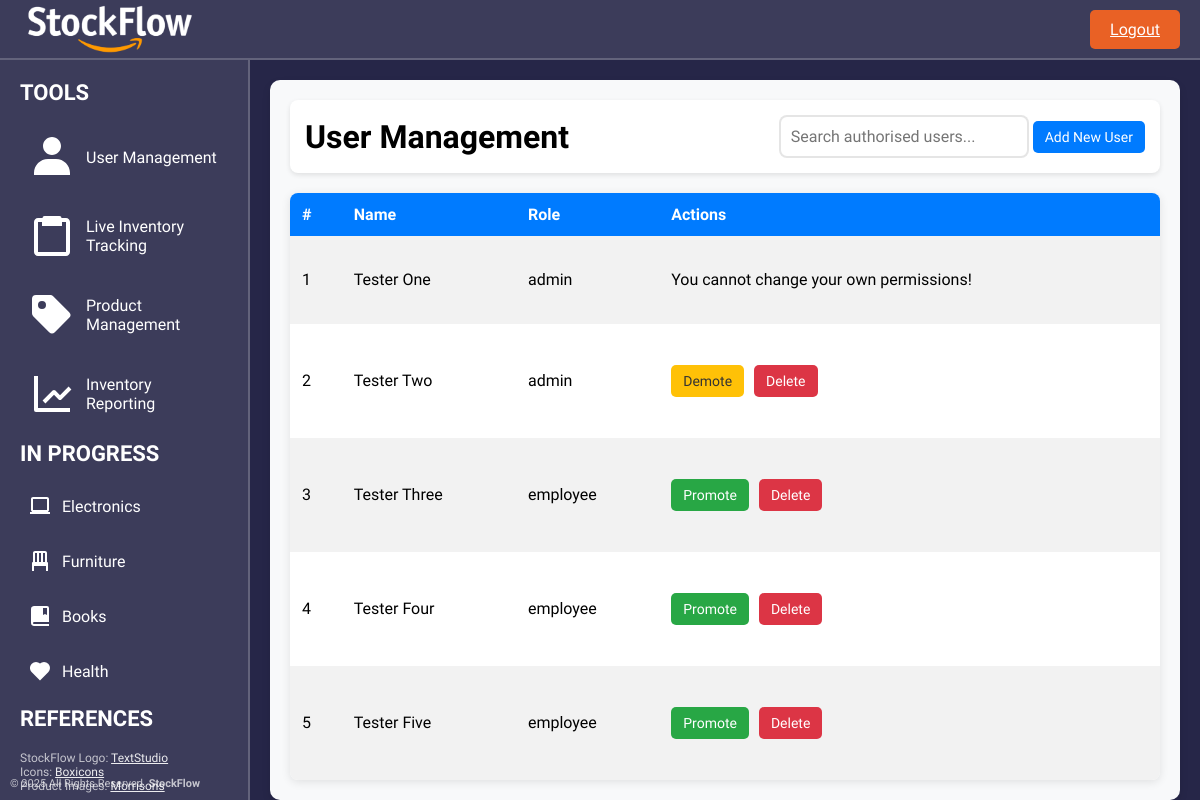
The app's page /user_management (signed in) with its own data.
### tables this page shows
CREATE TABLE users (
                user_id INTEGER PRIMARY KEY AUTOINCREMENT,
                name TEXT NOT NULL,
                email TEXT NOT NULL UNIQUE,
                password TEXT NOT NULL,
                account_type TEXT NOT NULL
            );

### app/routes/routes.py (the view)
@app.route('/user_management')
@login_required
def user_management():
    conn = sqlite3.connect('stockflow.db')
    cursor = conn.cursor()
    cursor.execute('SELECT user_id, name, email, account_type FROM users')
    users = cursor.fetchall()
    conn.close()
    users_list = [
        {'user_id': user[0], 'name': user[1], 'email': user[2], 'account_type': user[3]}
        for user in users
    ]
    return render_template('user_management.html', users=users_list)

### app/routes/routes.py (called while the page is built)
def login_required(f):
    @wraps(f)
    def decorated_function(*args, **kwargs):
        if 'user_id' not in session:
            flash('Please log in to access this page.', 'error')
            return redirect(url_for('home'))
        return f(*args, **kwargs)
    return decorated_function

### app/templates/user_management.html (shortened to what this page needs)
{% extends "base_screen.html" %}
{% block head %}
  <link rel="stylesheet" href="static/css/user_management.css">
{% endblock %}
{% block content %}
  <div class="header">
    <h1 class="page-title">User Management</h1>
    <div class="header-actions">
      <input type="text" id="searchBar" class="search-bar" placeholder="Search authorised users...">
      <button id="addUserBtn" class="add-user-btn">Add New User</button>
    </div>
  </div>
  <table class="user-table" id="userTable">
    <thead>
      <tr>
        <th>#</th>
        <th>Name</th>
        <th>Role</th>
        <th>Actions</th>
      </tr>
    </thead>
    <tbody>
      {% for user in users %}
      <tr>
        <td>{{ loop.index }}</td>
        <td>{{ user.name }}</td>
        <td>{{ user.account_type }}</td>
        <td>
          {% if session['user_email'] == user.email %}
            <span>You cannot change your own permissions!</span>
          {% elif session['user_role'] == 'admin' %}
            <div class="action-buttons">
              {% if user.account_type == 'employee' %}
                <form method="post" action="{{ url_for('promote', user_id=user.user_id) }}">
                  <button type="submit" class="promote-btn">Promote</button>
                </form>
              {% else %}
                <form method="post" action="{{ url_for('demote', user_id=user.user_id) }}">
                  <button type="submit" class="demote-btn">Demote</button>
                </form>
              {% endif %}
              <form method="post" action="{{ url_for('delete_user', user_id=user.user_id) }}">
                <button type="submit" class="delete-btn">Delete</button>
              </form>
            </div>
          {% else %}
            <span>Admin account required.</span>
          {% endif %}
        </td>
      </tr>
      {% endfor %}
    </tbody>
  </table>
{% endblock %}

### app/templates/base_screen.html (shortened to what this page needs)
<!DOCTYPE html>
<html lang="en">
<head>
  <link rel="stylesheet" href="static/css/base.css">
  {% block head %}{% endblock %}
</head>
<body>
  <div class="container">
    <div class="top-banner">
      <img src="static/images/logo.png" alt="Logo" class="logo">
      <a href="/logout" class="logout-btn">Logout</a>
    </div>
    <div class="left-strip">
      <h1 class="strip-title">TOOLS</h1>
      <ul class="menu">
        <li class="active">
          <a href="{{ url_for('user_management') }}" class="menu-link">
            <img src="static/images/icons/user_management.png" alt="Icon"> User Management
          </a>
        </li>
        <li>
          <a href="{{ url_for('inventory_tracking') }}" class="menu-link">
            <img src="static/images/icons/inventory_tracking.png" alt="Icon"> Live Inventory Tracking
          </a>
        </li>
        <li>
          <a href="{{ url_for('product_management') }}" class="menu-link">
            <img src="static/images/icons/product_management.png" alt="Icon"> Product Management
          </a>
        </li>
        <li>
          <a href="{{ url_for('inventory_reporting') }}" class="menu-link">
            <img src="static/images/icons/inventory_reporting.png" alt="Icon"> Inventory Reporting
          </a>
        </li>
      </ul>
      <h1 class="strip-title">IN PROGRESS</h1>
      <ul class="menu">
        <li><img src="static/images/icons/electronics.png" alt="Icon"> Electronics</li>
        <li><img src="static/images/icons/furniture.png" alt="Icon"> Furniture</li>
        <li><img src="static/images/icons/books.png" alt="Icon"> Books</li>
        <li><img src="static/images/icons/health.png" alt="Icon"> Health</li>
      </ul>
      <h1 class="strip-title">REFERENCES</h1>
      <div class="references">
        <p>StockFlow Logo: <a href="https://www.textstudio.com/logo/amazon-logo-827" target="_blank">TextStudio</a></p>
        <p>Icons: <a href="https://boxicons.com/" target="_blank">Boxicons</a></p>
        <p>Product Images: <a href="https://groceries.morrisons.com/" target="_blank">Morrisons</a></p>
      </div>
      <p class="footer-text">&copy; 2025 All Rights Reserved. <strong>StockFlow</strong></p>
    </div>
    <div class="main-body">
      {% block content %}{% endblock %}
    </div>
  </div>
</body>
</html>

### app/static/css/base.css (style rules this page uses)
* { margin: 0; padding: 0; box-sizing: border-box; font-family: 'Maven Pro', sans-serif; }
body { height: 100vh; background: #262648; background-size: 400% 400%; display: flex; justify-content: center; align-items: center; overflow: hidden; }
.container { display: flex; flex-direction: row; width: 100%; height: 100vh; position: relative; }
.top-banner { display: flex; justify-content: space-between; align-items: center; padding: 10px 20px; background: rgba(255, 255, 255, 0.1); border-bottom: 2px solid rgba(255, 255, 255, 0.2); height: 60px; position: fixed; top: 0; left: 0; right: 0; z-index: 1000; }
.logo { width: 180px; height: auto; }
.logout-btn { background: #e96125; color: white; border: none; padding: 10px 20px; border-radius: 5px; cursor: pointer; font-size: 16px; }
.left-strip { width: 250px; background: rgba(255, 255, 255, 0.1); padding: 20px; height: calc(100vh - 60px); position: fixed; top: 60px; left: 0; border-right: 2px solid rgba(255, 255, 255, 0.2); z-index: 999; overflow-y: auto; }
.strip-title { font-size: 22px; font-weight: 700; color: white; margin-bottom: 20px; }
.menu { list-style: none; }
.menu li { display: flex; align-items: center; margin-bottom: 15px; color: white; font-size: 16px; padding: 8px; border-radius: 5px; transition: background 0.3s; }
.menu-link { display: flex; align-items: center; color: inherit; text-decoration: none; width: 100%; }
.menu img { margin-right: 10px; }
.main-body { margin-left: 270px; margin-top: 80px; padding: 20px; background: #f8f9fa; border-radius: 10px; box-shadow: 0 4px 8px rgba(0, 0, 0, 0.1); width: calc(100% - 290px); min-height: calc(100vh - 100px); display: flex; flex-direction: column; gap: 20px; overflow-y: auto; }
.header { display: flex; justify-content: space-between; align-items: center; padding: 15px; background: #fff; border-radius: 8px; box-shadow: 0 2px 5px rgba(0, 0, 0, 0.1); }
.references { margin-top: 20px; font-size: 12px; color: rgba(255, 255, 255, 0.7); }
.references a { color: rgba(255, 255, 255, 0.9); text-decoration: underline; }
.footer-text { position: absolute; bottom: 10px; left: 10px; font-size: 11px; color: rgba(255, 255, 255, 0.7); width: 90%; text-align: left; }

### app/static/css/user_management.css (style rules this page uses)
.user-table { width: 100%; border-collapse: collapse; background: #fff; border-radius: 8px; overflow: hidden; box-shadow: 0 2px 10px rgba(0, 0, 0, 0.1); flex-grow: 1; }
.user-table th, .user-table td { padding: 12px; text-align: left; }
.user-table thead { background: #007bff; color: white; font-size: 16px; }
.user-table tbody tr:nth-child(odd) { background: #f2f2f2; }
.search-bar { padding: 10px; width: 250px; border: 2px solid rgba(0, 0, 0, 0.1); border-radius: 8px; font-size: 16px; transition: border-color 0.3s ease-in-out; }
.action-buttons { display: flex; gap: 10px; }
.promote-btn, .demote-btn, .delete-btn, .add-user-btn, .cancel-btn { padding: 8px 12px; border: none; border-radius: 5px; cursor: pointer; transition: background 0.3s ease-in-out; font-size: 14px; }
.add-user-btn { background: #007bff; color: #fff; }
.promote-btn { background: #28a745; color: white; }
.demote-btn { background: #ffc107; color: #333; }
.delete-btn { background: #dc3545; color: white; }

### records on screen
users: name "Tester One", account_type "admin", shows "You cannot change your own permissions!"
users: name "Tester Two", account_type "admin"
users: name "Tester Three", account_type "employee"
users: name "Tester Four", account_type "employee"
users: name "Tester Five", account_type "employee"
